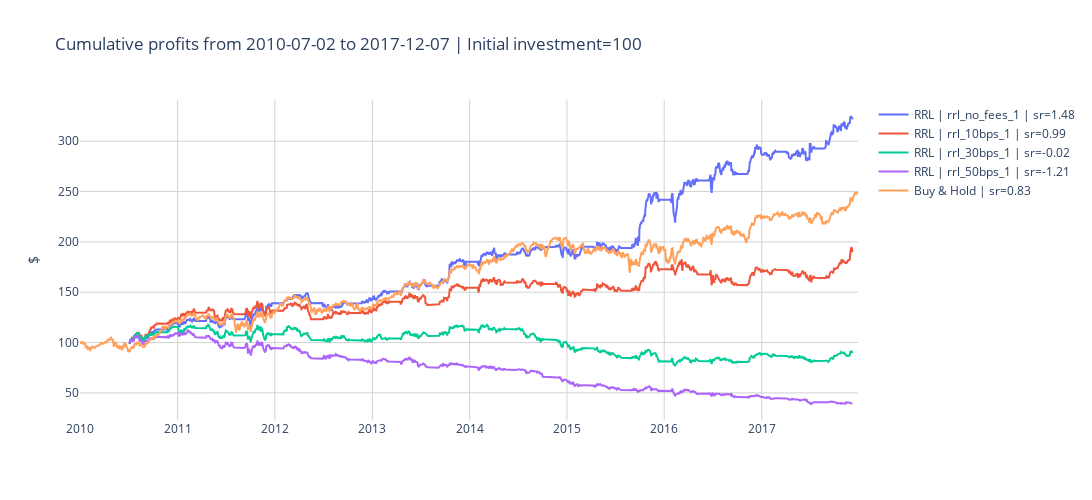

Notebook code for this chart:
### Code cell
layout = generate_layout(
    fig_height=500, 
    fig_width=1100, 
    fig_title="", 
    x_axis_args={"gridcolor": "lightgrey"}, 
    y_axis_args={"gridcolor": "lightgrey", "title": {"text": "$"}}
)
fig = plot_cumulative_profits(
    dfs_backtest, 
    buy_and_hold, 
    buy_and_hold_sr, 
    initial_invest, 
    layout)

fig.show()

### Figure 1 — Plotly figure (JSON) as saved in the notebook; plotly's stock layout.template omitted (floating-point values rounded to 4 significant figures; data arrays with more than 128 entries replaced by an {"elided": "..."} marker saying what was removed)
{"data": [{"mode": "lines", "name": "RRL | rrl_no_fees_1 | sr=1.48", "type": "scatter", "x": {"elided": "1387 str values"}, "y": {"elided": "1387 float values"}}, {"mode": "lines", "name": "RRL | rrl_10bps_1 | sr=0.99", "type": "scatter", "x": {"elided": "1387 str values"}, "y": {"elided": "1387 float values"}}, {"mode": "lines", "name": "RRL | rrl_30bps_1 | sr=-0.02", "type": "scatter", "x": {"elided": "1387 str values"}, "y": {"elided": "1387 float values"}}, {"mode": "lines", "name": "RRL | rrl_50bps_1 | sr=-1.21", "type": "scatter", "x": {"elided": "1387 str values"}, "y": {"elided": "1387 float values"}}, {"mode": "lines", "name": "Buy & Hold | sr=0.83", "type": "scatter", "x": {"elided": "2013 str values"}, "y": {"elided": "2013 float values"}}], "layout": {"height": 500, "plot_bgcolor": "white", "title": {"text": "Cumulative profits from 2010-07-02 to 2017-12-07 | Initial investment=100"}, "width": 1100, "xaxis": {"gridcolor": "lightgrey"}, "yaxis": {"gridcolor": "lightgrey", "title": {"text": "$"}}}}
